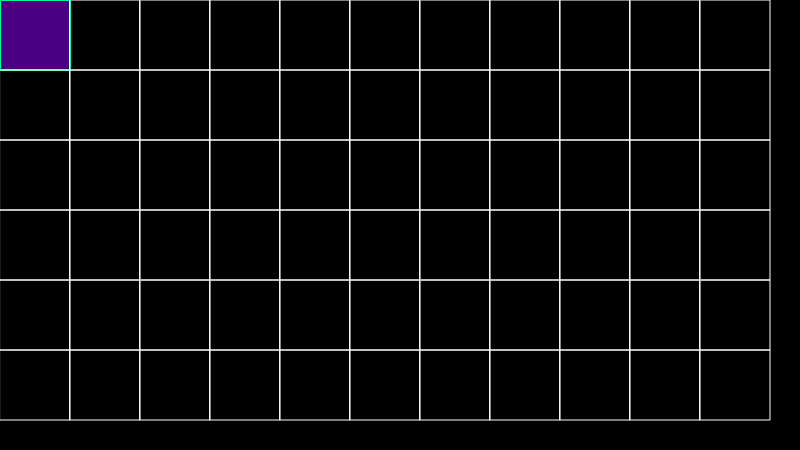
Frame 1 (no input)
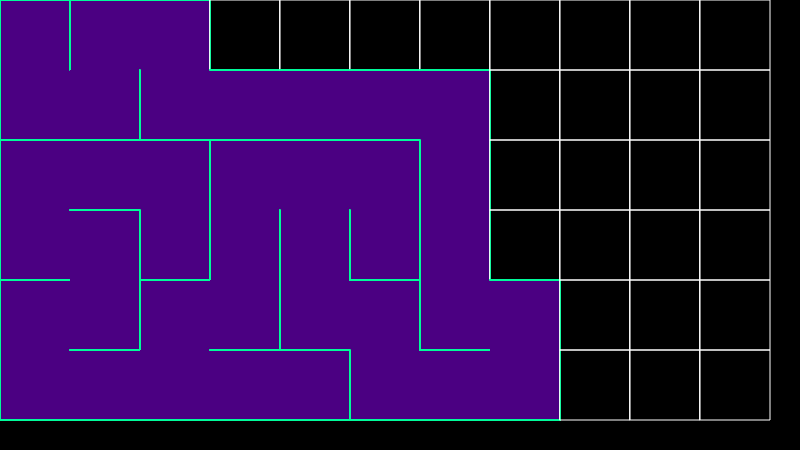
Frame 60 (no input)
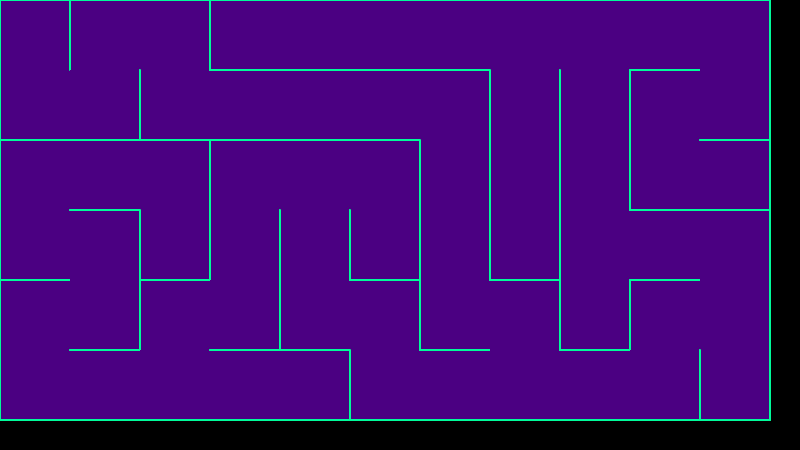
Frame 120 (the mouse pressed at the canvas centre since frame 60)

The p5.js sketch that drew these frames (run headless with seeded random() and noise() and a simulated clock; from frame 60 on, the mouse is pressed at the canvas centre):

// p5.js sketch
// ── sketch.js
//@ts-check

var cDim = 70;
var gridX;
var gridY;
var alg;

// 20x20 grid with 30x30 pixel boxes
function setup() {
    createCanvas(displayWidth, displayHeight - 150);
    gridX = Math.floor(displayWidth/cDim);
    gridY = Math.floor((displayHeight - 150)/cDim);
    alg = new algorithms(cDim, gridX, gridY, "depthfirst");
    alg.reset();
}

function draw() {
    background(0);
    alg.drawSketch();
}

function keyPressed() {
    if (keyCode == ENTER) {
        alg.reset();
    }
}


//cool purple colour -> rgb(238, 130, 238)
//dark purple colour for maze background -> rgb(75, 0, 130)
//light bright green -> rgb(0,250,154)
// ── algorithms.js
//@ts-check
var cells;
var stack = [];
var current;
var weight = 2;
var startX = 0;
var startY = 0;

class algorithms {
    constructor(cellDimension, gridX, gridY, alg) {
        this.cellDim = cellDimension;
        this.gridX = gridX;
        this.gridY = gridY;

        if (alg == "depthfirst") {
            this.alg = new depthfirst(this.cellDim, this.gridX, this.gridY);
        }
    }

    reset() {
        this.alg.reset();
    }

    drawSketch() {
        this.alg.drawSketch();
    }

}

function depthfirst(cellDimension, gridX, gridY) {
    this.cellDim = cellDimension;
    this.gridX = gridX;
    this.gridY = gridY;

    this.reset = function () {
        cells = new Array(gridX);
        stack = [];

        for (let i = 0; i < gridX; i++) {
            cells[i] = new Array(gridY);
        }

        for (let x = 0; x < this.gridX; x++) {
            for (let y = 0; y < this.gridY; y++) {
                cells[x][y] = new cell(x, y);
            }
        }
        cells[startX][startY].visited = true;
        stack.push(cells[startX][startY]);
    }

    this.drawSketch = function () {
        for (let i = 0; i < this.gridX; i++) {
            for (let j = 0; j < this.gridY; j++) {
                cells[i][j].show();
            }
        }
        if (stack.length > 0) {
            current = stack.pop();
            let neigbours = current.getNeighbours();
            current.visited = true;

            if (neigbours.length > 0) {
                stack.push(current);
                let rand = floor(random(neigbours.length));
                neigbours[rand].visited = true;

                if (neigbours[rand].x > current.x) {
                    current.walls[1] = 1;
                    neigbours[rand].walls[3] = 1;
                }
                else if (neigbours[rand].y > current.y) {
                    current.walls[2] = 1;
                    neigbours[rand].walls[0] = 1;
                }
                else if (neigbours[rand].x < current.x) {
                    current.walls[3] = 1;
                    neigbours[rand].walls[1] = 1;
                }
                else if (neigbours[rand].y < current.y) {
                    current.walls[0] = 1;
                    neigbours[rand].walls[2] = 1;
                }
                stack.push(neigbours[rand]);
            }
        }

    }


}

function cell(x, y) {
    this.x = x;
    this.y = y;
    this.walls = [0, 0, 0, 0]; // up, right, down, left
    this.visited = false;

    this.show = function () {
        var x = this.x * cDim;
        var y = this.y * cDim;

        if (this.visited) {
            let lineColor = color(0, 250, 154);
            let blockColor = color(75, 0, 130);

            noStroke();
            fill(blockColor);
            rect(x, y, cDim, cDim);

            if (this.walls[0] == 0) { // up
                stroke(lineColor);
                strokeWeight(weight);
                line(x, y, x + cDim, y);
            }
            if (this.walls[1] == 0) { // right
                stroke(lineColor);
                strokeWeight(weight);
                line(x + cDim, y, x + cDim, y + cDim);
            }
            if (this.walls[2] == 0) { // down
                stroke(lineColor);
                strokeWeight(weight);
                line(x, y + cDim, x + cDim, y + cDim);
            }
            if (this.walls[3] == 0) { // left
                stroke(lineColor);
                strokeWeight(weight);
                line(x, y, x, y + cDim);
            }
        }
        else {
            stroke(255);
            strokeWeight(1);
            noFill();
            rect(x, y, cDim, cDim);
        }
    }

    this.getNeighbours = function () {
        var neighbours = [];
        if (this.x + 1 < gridX && !cells[this.x + 1][this.y].visited) {
            neighbours.push(cells[this.x + 1][this.y]);
        }
        if (this.x - 1 > -1 && !cells[this.x - 1][this.y].visited) {
            neighbours.push(cells[this.x - 1][this.y])
        }
        if (this.y + 1 < gridY && !cells[this.x][this.y + 1].visited) {
            neighbours.push(cells[this.x][this.y + 1]);
        }
        if (this.y - 1 > -1 && !cells[this.x][this.y - 1].visited) {
            neighbours.push(cells[this.x][this.y - 1])
        }
        return neighbours;
    }
}
